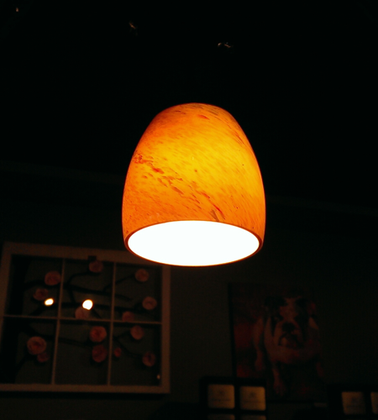
%> input picture matlab/images/lamp.bmp, 378 x 420 px, shrunk from 450 x 500 before the run
$ octave test_full_haar.m   (GNU Octave 9; MATLAB toolbox functions it lacks are replaced by stand-ins)
%> lines starting %> are read from the running program, lines starting %| are printed output that depends on the picture
### matlab/full_haar2d.m
function [Iout_forward] = full_haar2d(X, level)
    [m, n] = size(X);
    % requirement: level < max_levlels = min(lev_rows - 1, lev_cols - 1) where
    % lev_rows = log2(m);
    % lev_cols = log2(n);

    Iout_forward = X;
    [m, n] = size(Iout_forward);

    for i = 1 : level
        % dim reduction for 2dhaar transform depending on the transform level
        dim_reduction = 2^(i-1);
        [w1, w2, w3, w4] = haar2d(Iout_forward(1:m/dim_reduction, 1:n/dim_reduction));
        Iout_forward(1:m/dim_reduction, 1:n/dim_reduction) = [w1 w2; w3 w4];
    end
end

### matlab/haar2d.m
% haar2.m
%  haar.m computes 1st level of the 2-d
%  Haar wavelet transform.
%
%  Input: x (an MxN image)
%  Output:
%           w1 = M/2 x N/2 low-res image (scaling coefficients)
%           w2 = M/2 x N/2 horizontal wavelet coefficients
%           w3 = M/2 x N/2 vertical wavelet coefficients
%           w4 = M/2 x N/2 diagonal wavelet coefficients
%
% Usage: [w1,w2,w3,w4] = haar2(x)

function [w1,w2,w3,w4] = haar2d(x)

    lr_filter = [ 1,  1;
                  1,  1] / 4.;
    hc_filter = [-1, -1;
                  1,  1] / 4.;
    vc_filter = [-1,  1;
                 -1,  1] / 4.;
    dc_filter = [ 1, -1;
                 -1,  1] / 4.;

    w1 = conv2(x, lr_filter,'valid');
    w1 = w1(1:2:end,1:2:end);
    w2 = conv2(x, hc_filter,'valid');
    w2 = w2(1:2:end,1:2:end);
    w3 = conv2(x, vc_filter,'valid');
    w3 = w3(1:2:end,1:2:end);
    w4 = conv2(x, dc_filter,'valid');
    w4 = w4(1:2:end,1:2:end);
end

### matlab/sigthresh.m
function [T] = sigthresh(M, level, test_matrix)
% [a,b] = size(M);
% length = For arrays with several dimensions, the length is max(size(X))
	scaling_factor = 2;
    C = 0.6745;
    variance = (median(abs(M(:))) / C)^2;
    beta = sqrt(log(length(M) / level));
    T = scaling_factor * beta * variance / std2(test_matrix)
end

### matlab/apply_haar_filter.m
function [Res] = apply_haar_filter(M, level, th_type, HH_matrix)
% type = 1 => soft threshold
% type <> 1 => hard threshold
    th = sigthresh(M, level, HH_matrix);
    if th_type == "soft"
        M(abs(M) >= th) = M(abs(M) >= th) - sign(M(abs(M) >= th))*th;
    else
        M(abs(M) < th) = 0;
    end
    Res = M;
end

### matlab/ihaar2d.m
function [Y] = ihaar2d(X)
    % 2D Haar inverse wavelet transform
    % assuming the dimensions are the power of 2!
    % Y = higher-resolution image
    [m, n] = size(X);
    Y = zeros(m,n, 'double');
    w1 = X(1:m/2, 1:n/2);
    w2 = X(1:m/2, n/2+1:n);
    w3 = X(m/2+1:m, 1:n);
    w4 = X(m/2+1:m, n/2+1:n);
     for i = 1 : m/2
         ii = i * 2 - 1;
         for j = 1 : n/2
            jj = j * 2 - 1;

            Y(ii, jj)     = w1(i,j) + w2(i,j) + w3(i,j) + w4(i,j);
            Y(ii, jj+1)   = w1(i,j) + w2(i,j) - w3(i,j) - w4(i,j);
            Y(ii+1, jj)   = w1(i,j) - w2(i,j) + w3(i,j) - w4(i,j);
            Y(ii+1, jj+1) = w1(i,j) - w2(i,j) - w3(i,j) + w4(i,j);
         end
     end
end

### matlab/full_ihaar2d.m
function [Iout_inverse] = full_ihaar2d(X, level)
    % 2D Haar inverse wavelet transform
    % assuming the dimensions are the power of 2!
    % level determines number of ihaar2d iterations
    % Iout_inverse = higher-resolution image

    Iout_inverse = X;
    [m, n] = size(Iout_inverse);

    for i = level : -1 : 1
        % dim reduction for 2dhaar transform depending on the transform level
        dim_reduction = 2^(i-1);
        Iout_inverse(1:m/dim_reduction, 1:n/dim_reduction) = ihaar2d(Iout_inverse(1:m/dim_reduction, 1:n/dim_reduction));
    end
end

### matlab/test_full_haar.m
addpath('./images');

% [7 lines of commented-out code are left out]
orig_img = imread('lamp.bmp');
%> orig_img is the input picture: size 420x378x3 uint8; mean R, G, B 35.6, 26.7, 12.1
% orig_img = imread('moon.bmp');

level = 6;
th_type = "soft"; % soft or hard threashold policy for filtering

[m, n, c] = size(orig_img);
%> m = 420; n = 378; c = 3
% orig_img_w_noise = orig_img;

% c == 3 => color image with 3 components
% keep orig_img unchanged, use X to expand image size to power of 2
if c == 3
    % Convert original from RGB to HSV image
    Ihsv = rgb2hsv(orig_img);
%> Ihsv: size 420x378x3 double; mean H, S, V 0.32, 0.771, 0.15
    % In the rgb2hsv the values of hue, saturation and value are all
    % normalised to be between 0 and 1.

    Vbf_norm = Ihsv(:, :, 3);
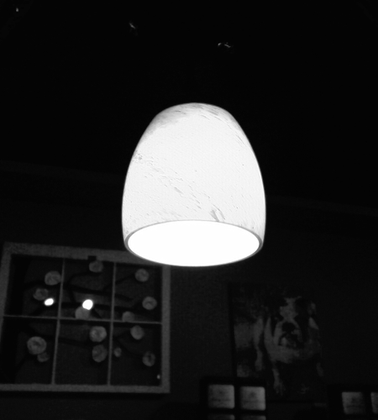
%> Vbf_norm: size 420x378 double; min 0, max 1, mean 0.15
    Vbf_norm_w_noise = imnoise(Vbf_norm, "gaussian", 0.01, 0.01);
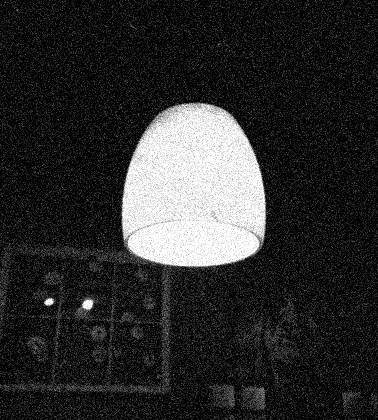
%> Vbf_norm_w_noise: size 420x378 double; min 0, max 1, mean 0.177
    X = round(Vbf_norm_w_noise * 255);
    Ihsv_w_noise = Ihsv;
    Ihsv_w_noise(:, :, 3) = Vbf_norm_w_noise;
%> Ihsv_w_noise: size 420x378x3 double; mean H, S, V 0.32, 0.771, 0.177
    orig_img_w_noise = hsv2rgb(Ihsv_w_noise);
else
    orig_img_w_noise = 255 * imnoise(rescale(orig_img), "gaussian", 0, 0.003);
    X = orig_img_w_noise;
end

lev_rows = ceil(log2(m));
%> lev_rows = 9
lev_cols = ceil(log2(n));
%> lev_cols = 9
mm = 2^lev_rows;
%> mm = 512
nn = 2^lev_cols;
%> nn = 512

if (mm > m || nn > n)
    X = zeros(mm, nn, 'double');
    if c == 3
        X(1:m, 1:n) = Vbf_norm_w_noise * 255;
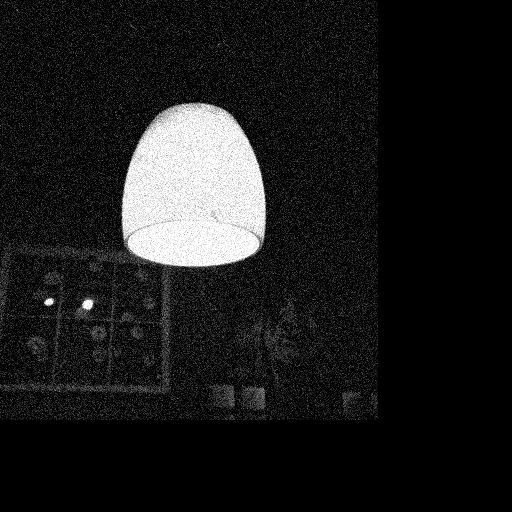
%> X: size 512x512 double; min 0, max 255, mean 27.3
    else
        X(1:m, 1:n) = orig_img_w_noise;
    end
end

Iout_hw = full_haar2d(X, level);
%> the loop in full_haar2d, `for i = 1 : level` made 6 passes
%> pass 1, in haar2d, `w2 = w2(1:2:end,1:2:end);`:
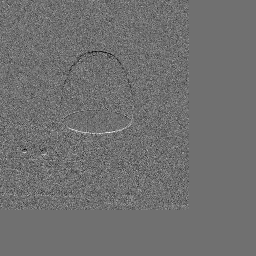
%> w2: size 256x256 double; min -62.13, max 78.77, mean -0.1; drawn with min black and max white
%> after the loop in full_haar2d, `for i = 1 : level`:
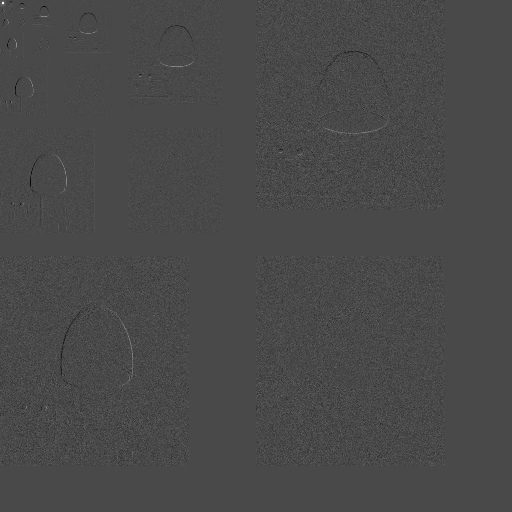
%> Iout_forward: size 512x512 double; min -96.6, max 239.8, mean 0; drawn with min black and max white
w1 = Iout_hw(             1 :   mm/2^level,              1 :   nn/2^level);
%> w1 = [13.85 13.4 13.49 14.12 14.07 12.52 0 0; 13.87 13.85 51.79 61.48 14.08 12.55 0 0; 14.33 16.7 218.4 228.8 23.49 12.38 0 0; 18.78 33.32 239 239.8 41.27 13.13 0 0; 26.87 31.76 51.77 45.99 18.62 14.75 0 0; 20.9 24.86 25.13 20.53 24.52 15.24 0 0; 12.73 13.8 12.19 16.44 12.01 10.02 0 0; 0 0 0 0 0 0 0 0]
w2 = Iout_hw(             1 :   mm/2^level, nn/2^level + 1 : 2*nn/2^level);
%> w2 = [0.308 -0.309 0.0678 -0.94 -0.145 0.186 0 0; -0.431 -0.0682 -38 -47.35 0.0619 -0.332 0 0; -0.154 -3.07 -18.56 -11.62 -9.57 0.144 0 0; -3.83 1.24 -0.776 -2.52 7.09 -0.721 0 0; -3.4 -6.66 22.94 25.21 -1.94 -0.573 0 0; 1.71 1.81 1.67 2.63 3.64 0.0194 0 0; 10.7 11.55 10.09 13.67 9.98 8.34 0 0; 0 0 0 0 0 0 0 0]
w3 = Iout_hw(mm/2^level + 1 : 2*mm/2^level,              1 :   nn/2^level);
%> w3 = [-0.105 0.429 0.38 0.159 -0.239 1.64 0 0; 0.17 -0.555 -29.11 28.19 0.0227 1.33 0 0; -0.489 -3.35 -21.23 11.98 9.4 1.31 0 0; -0.452 -14.72 -2.52 0.979 25.82 1.86 0 0; -4.21 4.71 -12.6 12.67 -0.32 1.37 0 0; -4.53 -2.02 -2.78 -0.987 4.48 1.95 0 0; -0.608 0.0844 1.79 -4.09 3.88 0.882 0 0; 0 0 0 0 0 0 0 0]
w4 = Iout_hw(mm/2^level + 1 : 2*mm/2^level, nn/2^level + 1 : 2*nn/2^level);
%> w4 = [0.125 0.0235 0.307 0.347 0.0323 0.0882 0 0; 0.0186 0.109 29.46 -28.74 0.0862 -0.472 0 0; 0.0275 2.76 -18.72 11.39 -9.09 0.451 0 0; 0.22 -4.99 3.11 -2.23 7.56 -0.0654 0 0; 3.43 -7.61 -9.93 10.59 0.481 0.238 0 0; -0.642 -0.977 0.18 -0.579 1.1 -0.153 0 0; -0.411 -0.128 1.72 -3.33 3.15 0.649 0 0; 0 0 0 0 0 0 0 0]

wx_max = floor(m / 2^level);
%> wx_max = 6
wy_max = floor(n / 2^level);
%> wy_max = 5

%    [sigthresh(w2(1:Wx_max,1:Wy_max), level, w2(1:Wx_max,1:Wy_max)) sigthresh(w3(1:Wx_max,1:Wy_max), level, w2(1:Wx_max,1:Wy_max)) sigthresh(w4(1:Wx_max,1:Wy_max), level, w2(1:Wx_max,1:Wy_max))]

w4(1:wx_max, 1:wy_max) = apply_haar_filter(w4(1:wx_max, 1:wy_max), level, th_type, w2(1:wx_max, 1:wy_max));
%> in sigthresh, `variance = (median(abs(M(:))) / C)^2;`: variance = 2.37
%> in sigthresh, `T = scaling_factor * beta * variance / std2(test_matrix)`: T = 0
%> in apply_haar_filter, `Res = M;`: Res = [0.125 0.0235 0.307 0.347 0.0323; 0.0186 0.109 29.46 -28.74 0.0862; 0.0275 2.76 -18.72 11.39 -9.09; 0.22 -4.99 3.11 -2.23 7.56; 3.43 -7.61 -9.93 10.59 0.481; -0.642 -0.977 0.18 -0.579 1.1]
w3(1:wx_max, 1:wy_max) = apply_haar_filter(w3(1:wx_max, 1:wy_max), level, th_type, w2(1:wx_max, 1:wy_max));
w2(1:wx_max, 1:wy_max) = apply_haar_filter(w2(1:wx_max, 1:wy_max), level, th_type, w2(1:wx_max, 1:wy_max));

Iout_forward = Iout_hw;
Iout_forward(1:2*mm/2^level, 1:2*nn/2^level) = [w1 w2; w3 w4];
Iout_inverse = full_ihaar2d(Iout_forward, level);
% Iout_inverse = full_ihaar2d(Iout_hw, level);

if c == 3
    % nr = noise reduced
    Inr_hsv = Ihsv; % original image hsv-format
    Inr_hsv(:, :, 3) = Iout_inverse(1:m, 1:n) / 255; % replace intensity with filtered one
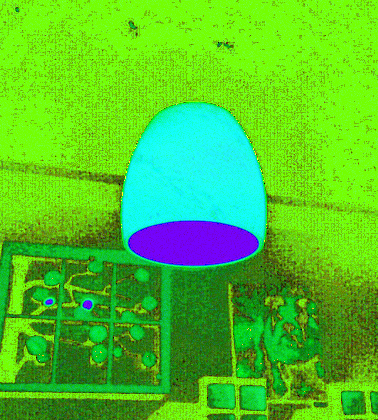
%> Inr_hsv: size 420x378x3 double; mean R, G, B 0.32, 0.771, 0.177; drawn with min black and max white
    Inr = hsv2rgb(Inr_hsv) * 255; % transform to rgb format for plot
else
    Inr = Iout_inverse;
end
Inr = cast(Inr(1:m, 1:n,:),'uint8'); % cast to uint8 for plotting
%> Inr: size 420x378x3 uint8

subplot(1, 2, 1);
imshow(orig_img_w_noise, []);
title('With gaussian noise');

subplot(1, 2, 2);
imshow(Inr);
title('Recovered');

figure, montage({orig_img_w_noise, Inr});
%> after `montage({orig_img_w_noise, Inr})`:
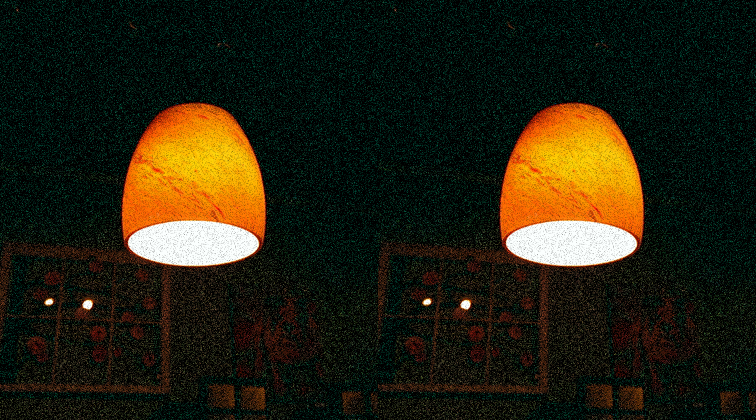
%> displayed picture: size 420x756x3, on the screen's scale of 0 to 255; mean R, G, B 37.3, 33.2, 16.6

% [15 lines of commented-out code are left out]

$ run again, with matlab/images/spine.tif saved as matlab/images/lamp.bmp
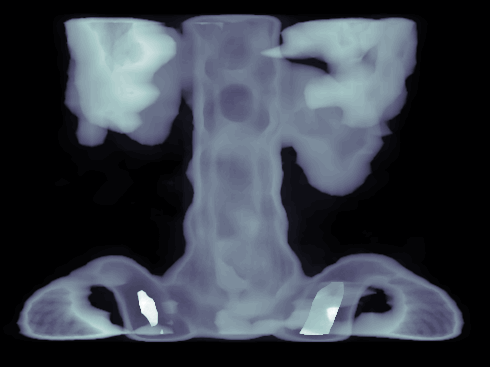
%> input picture matlab/images/spine.tif, 490 x 367 px
%> after the loop in full_haar2d, `for i = 1 : level`:
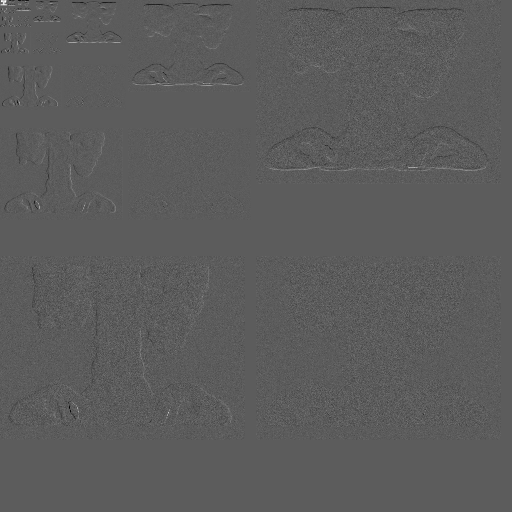
%> Iout_forward: size 512x512 double; min -84.66, max 149.9, mean 0; drawn with min black and max white
%> `w1 = Iout_hw(             1 :   mm/2^level,              1 :   nn/2^le..`: w1 = [5.77 116.3 109 88.13 88.63 117 51.47 3.71; 5.51 147.7 127.2 114.8 126.7 149.9 39.42 3.76; 5.6 21.65 25.84 125.8 103.4 99.15 6.93 3.51; 5.57 6.22 16.25 129.4 69.29 10.39 5.99 3.77; 41.48 93.06 97.74 129.3 119.2 102.1 82.16 9.82; 26.53 44.27 40.74 42.46 47.31 44.29 41.28 9.56; 0 0 0 0 0 0 0 0; 0 0 0 0 0 0 0 0]
%> `w2 = Iout_hw(             1 :   mm/2^level, nn/2^level + 1 : 2*nn/2^le..`: w2 = [-0.00107 -42.88 -57.13 -25.09 -39.14 -43.72 -17.9 -0.0495; 0.0298 10.54 19.11 2.69 -6.24 2.61 13.14 0.0116; 0.0989 14.88 13.08 3.93 17.91 13.81 1.65 -0.183; -0.337 -0.481 -2.81 -2.22 -2.76 -0.133 -0.448 -0.068; -27.53 -1.38 -24.16 -2.06 -17.85 -5.25 -25.85 -6.15; 23.95 41.78 37.93 39.73 44.71 41.41 38.49 7.7; 0 0 0 0 0 0 0 0; 0 0 0 0 0 0 0 0]
%> `w3 = Iout_hw(mm/2^level + 1 : 2*mm/2^level,              1 :   nn/2^le..`: w3 = [-0.157 -12.68 26.17 1.2 -2.16 2.31 44.7 1.93; -0.103 -35.85 37.43 1.06 -2.88 -3.43 33.76 1.93; -0.0849 0.722 5.4 -1.23 15 24.89 1.47 1.8; -0.0354 -0.428 -10.63 -2.55 50.95 1.12 0.211 1.92; -24.43 8.02 4.72 -10.26 8.55 18.09 19.71 8; -11.09 2.73 3.38 -4.45 -5.07 4.76 5.09 8.27; 0 0 0 0 0 0 0 0; 0 0 0 0 0 0 0 0]
%> `w4 = Iout_hw(mm/2^level + 1 : 2*mm/2^level, nn/2^level + 1 : 2*nn/2^le..`: w4 = [0.216 10.39 -6.83 -2.38 1.33 -1.02 -17.39 0.0117; -0.137 2.61 -2.39 -0.594 2.27 -2.43 13.24 0.0847; -0.0884 1.09 11.74 -3.73 -12.67 -12.95 1.39 -0.206; 0.103 0.28 2.76 0.23 -1.47 3.14 -0.139 -0.104; 16.34 -26.26 -13.79 2.01 12.59 -29.58 13.29 -6.15; -11.18 2.95 3.43 -4.47 -5.25 4.67 5.1 7.15; 0 0 0 0 0 0 0 0; 0 0 0 0 0 0 0 0]
%> variance = 12.98
%> T = 0.543
%> Res = [0.216 9.85 -6.28 -1.84 0.782 -0.479 -16.85; -0.137 2.07 -1.84 -0.0504 1.72 -1.89 12.7; -0.0884 0.543 11.2 -3.18 -12.13 -12.4 0.843; 0.103 0.28 2.21 0.23 -0.928 2.6 -0.139; 15.8 -25.72 -13.25 1.47 12.05 -29.04 12.75]
%> `montage({orig_img_w_noise, Inr})`:
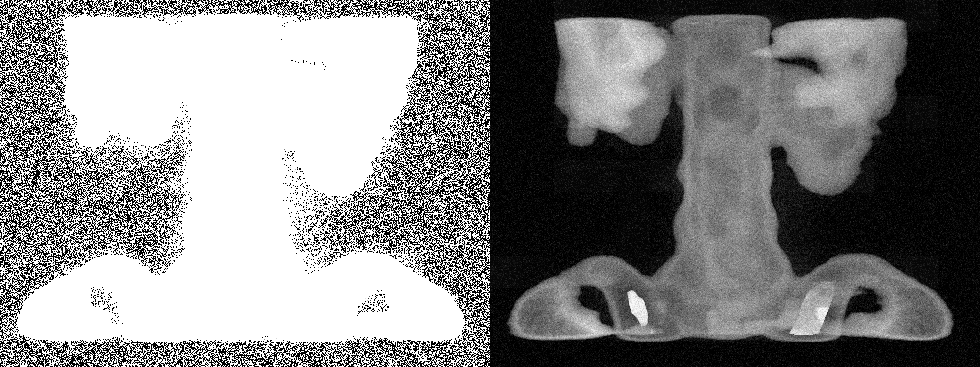
%> displayed picture: size 367x980, on the screen's scale of 0 to 255; min 0, max 255, mean 130.7

$ run again, with matlab/images/building.bmp copied over matlab/images/lamp.bmp
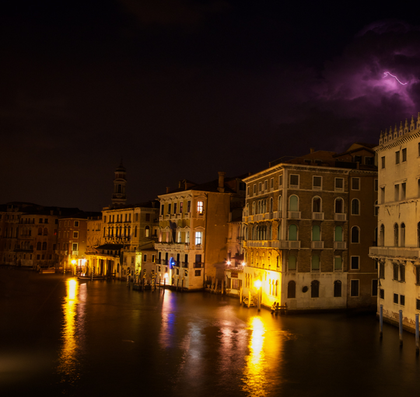
%> input picture matlab/images/building.bmp, 420 x 397 px, shrunk from 720 x 680 before the run
%> orig_img is the input picture: size 397x420x3 uint8; mean R, G, B 53.9, 31.7, 13.3
%> Ihsv: size 397x420x3 double; mean H, S, V 0.284, 0.757, 0.212
%> Ihsv_w_noise: size 397x420x3 double; mean H, S, V 0.284, 0.757, 0.229
%> after the loop in full_haar2d, `for i = 1 : level`:
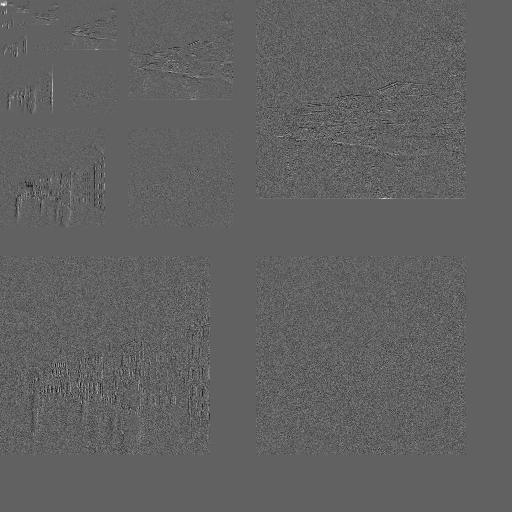
%> Iout_forward: size 512x512 double; min -90.25, max 145.3, mean 0; drawn with min black and max white
%> `w1 = Iout_hw(             1 :   mm/2^level,              1 :   nn/2^le..`: w1 = [15.48 16.01 18.29 16.77 16.33 19.7 12.43 0; 23.13 22.72 22.36 23.34 26.87 49.15 42.93 0; 28.81 28.18 27.08 31.62 55.13 48.36 72.65 0; 39.95 79.97 101.9 114 94.83 63.45 80.19 0; 40.88 126.2 111.6 145.3 137.4 62.29 78.58 0; 35.3 53.52 52.51 124.6 111.6 31.01 29.03 0; 3.76 3.95 5.67 12.48 13.3 4.85 3.79 0; 0 0 0 0 0 0 0 0]
%> `w2 = Iout_hw(             1 :   mm/2^level, nn/2^level + 1 : 2*nn/2^le..`: w2 = [-1.5 -1.1 1.39 -0.554 -0.683 -2.77 -2.99 0; -1.96 -1.26 -1.33 -1.64 -1.71 10.57 10.85 0; -1.97 -3.02 -2.16 -6.21 -26.94 -9.29 -7.82 0; -7.78 -27.34 -15.97 -20.41 -3.37 0.489 5.53 0; 6.43 13.02 19.85 9.55 11.08 10.09 -5.69 0; -5.81 21.25 15.03 23.06 15.31 3.16 5.03 0; 3.76 3.95 5.67 12.48 13.3 4.85 3.79 0; 0 0 0 0 0 0 0 0]
%> `w3 = Iout_hw(mm/2^level + 1 : 2*mm/2^level,              1 :   nn/2^le..`: w3 = [0.119 -0.401 0.0054 0.217 0.338 -2.02 9.89 0; -0.151 0.0878 -0.616 -0.466 -1.07 -11.49 35.58 0; -0.182 -0.208 -0.506 -2.76 6.44 -2.68 55.44 0; -4.04 -2.81 -24.61 9.93 23.54 -0.272 62.56 0; -7.52 41.79 -23.19 -34.3 57.86 10.7 65.13 0; 0.443 22.01 -17.89 -43.56 71.63 2.42 22.76 0; 0.283 -0.165 -1.23 -4.52 7.78 -0.152 3.03 0; 0 0 0 0 0 0 0 0]
%> `w4 = Iout_hw(mm/2^level + 1 : 2*mm/2^level, nn/2^level + 1 : 2*nn/2^le..`: w4 = [-0.0903 0.236 0.353 0.66 -0.356 1.05 -2.43 0; -0.302 -0.321 0.305 -0.237 -0.866 -7.73 12.32 0; 0.0467 0.179 -0.0698 2.67 -8.59 -2.95 -7.08 0; 2.66 -13.46 -6.01 7.59 -5.55 -0.507 2.72 0; -3.54 -8.23 4 4.29 3.29 2.33 -3.12 0; -3.93 13.09 -5.21 -7.81 5.86 2.2 3.03 0; 0.283 -0.165 -1.23 -4.52 7.78 -0.152 3.03 0; 0 0 0 0 0 0 0 0]
%> variance = 15.63
%> T = 0
%> Res = [-0.0903 0.236 0.353 0.66 -0.356 1.05; -0.302 -0.321 0.305 -0.237 -0.866 -7.73; 0.0467 0.179 -0.0698 2.67 -8.59 -2.95; 2.66 -13.46 -6.01 7.59 -5.55 -0.507; -3.54 -8.23 4 4.29 3.29 2.33; -3.93 13.09 -5.21 -7.81 5.86 2.2]
%> `montage({orig_img_w_noise, Inr})`:
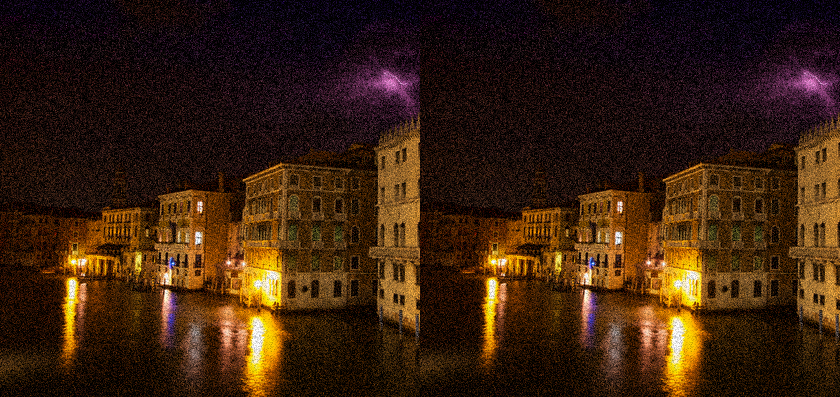
%> displayed picture: size 397x840x3, on the screen's scale of 0 to 255; mean R, G, B 58.1, 33.6, 15.2
